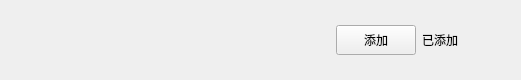
<?xml version="1.0" encoding="UTF-8"?>
<ui version="4.0">
 <class>ApplyFriendItem</class>
 <widget class="QWidget" name="ApplyFriendItem">
  <property name="geometry">
   <rect>
    <x>0</x>
    <y>0</y>
    <width>521</width>
    <height>80</height>
   </rect>
  </property>
  <property name="maximumSize">
   <size>
    <width>16777215</width>
    <height>80</height>
   </size>
  </property>
  <property name="windowTitle">
   <string>Form</string>
  </property>
  <layout class="QHBoxLayout" name="horizontalLayout">
   <property name="spacing">
    <number>6</number>
   </property>
   <property name="leftMargin">
    <number>9</number>
   </property>
   <property name="topMargin">
    <number>0</number>
   </property>
   <property name="rightMargin">
    <number>0</number>
   </property>
   <property name="bottomMargin">
    <number>0</number>
   </property>
   <item>
    <spacer name="horizontalSpacer">
     <property name="orientation">
      <enum>Qt::Horizontal</enum>
     </property>
     <property name="sizeType">
      <enum>QSizePolicy::Fixed</enum>
     </property>
     <property name="sizeHint" stdset="0">
      <size>
       <width>50</width>
       <height>20</height>
      </size>
     </property>
    </spacer>
   </item>
   <item>
    <widget class="QLabel" name="iconlb">
     <property name="minimumSize">
      <size>
       <width>45</width>
       <height>45</height>
      </size>
     </property>
     <property name="maximumSize">
      <size>
       <width>45</width>
       <height>45</height>
      </size>
     </property>
     <property name="text">
      <string/>
     </property>
    </widget>
   </item>
   <item>
    <widget class="QWidget" name="widget" native="true">
     <layout class="QHBoxLayout" name="horizontalLayout_2">
      <property name="topMargin">
       <number>2</number>
      </property>
      <property name="bottomMargin">
       <number>2</number>
      </property>
      <item>
       <widget class="QWidget" name="widget_2" native="true">
        <layout class="QVBoxLayout" name="verticalLayout">
         <property name="spacing">
          <number>10</number>
         </property>
         <property name="leftMargin">
          <number>11</number>
         </property>
         <property name="topMargin">
          <number>2</number>
         </property>
         <property name="bottomMargin">
          <number>2</number>
         </property>
         <item>
          <widget class="QLabel" name="userNameLabel">
           <property name="minimumSize">
            <size>
             <width>100</width>
             <height>30</height>
            </size>
           </property>
           <property name="maximumSize">
            <size>
             <width>200</width>
             <height>30</height>
            </size>
           </property>
           <property name="text">
            <string/>
           </property>
          </widget>
         </item>
         <item>
          <widget class="QLabel" name="userChatLabel">
           <property name="minimumSize">
            <size>
             <width>100</width>
             <height>30</height>
            </size>
           </property>
           <property name="maximumSize">
            <size>
             <width>200</width>
             <height>30</height>
            </size>
           </property>
           <property name="text">
            <string/>
           </property>
          </widget>
         </item>
        </layout>
       </widget>
      </item>
      <item>
       <spacer name="horizontalSpacer_3">
        <property name="orientation">
         <enum>Qt::Horizontal</enum>
        </property>
        <property name="sizeHint" stdset="0">
         <size>
          <width>40</width>
          <height>20</height>
         </size>
        </property>
       </spacer>
      </item>
      <item>
       <widget class="ClickBtn" name="addBtn">
        <property name="minimumSize">
         <size>
          <width>80</width>
          <height>30</height>
         </size>
        </property>
        <property name="maximumSize">
         <size>
          <width>80</width>
          <height>30</height>
         </size>
        </property>
        <property name="text">
         <string>添加</string>
        </property>
       </widget>
      </item>
      <item>
       <widget class="QLabel" name="alreadyAddLabel">
        <property name="minimumSize">
         <size>
          <width>40</width>
          <height>0</height>
         </size>
        </property>
        <property name="text">
         <string>已添加</string>
        </property>
       </widget>
      </item>
      <item>
       <spacer name="horizontalSpacer_2">
        <property name="orientation">
         <enum>Qt::Horizontal</enum>
        </property>
        <property name="sizeType">
         <enum>QSizePolicy::Fixed</enum>
        </property>
        <property name="sizeHint" stdset="0">
         <size>
          <width>50</width>
          <height>20</height>
         </size>
        </property>
       </spacer>
      </item>
     </layout>
    </widget>
   </item>
  </layout>
 </widget>
 <customwidgets>
  <customwidget>
   <class>ClickBtn</class>
   <extends>QPushButton</extends>
   <header>clickbtn.h</header>
  </customwidget>
 </customwidgets>
 <resources/>
 <connections/>
</ui>
